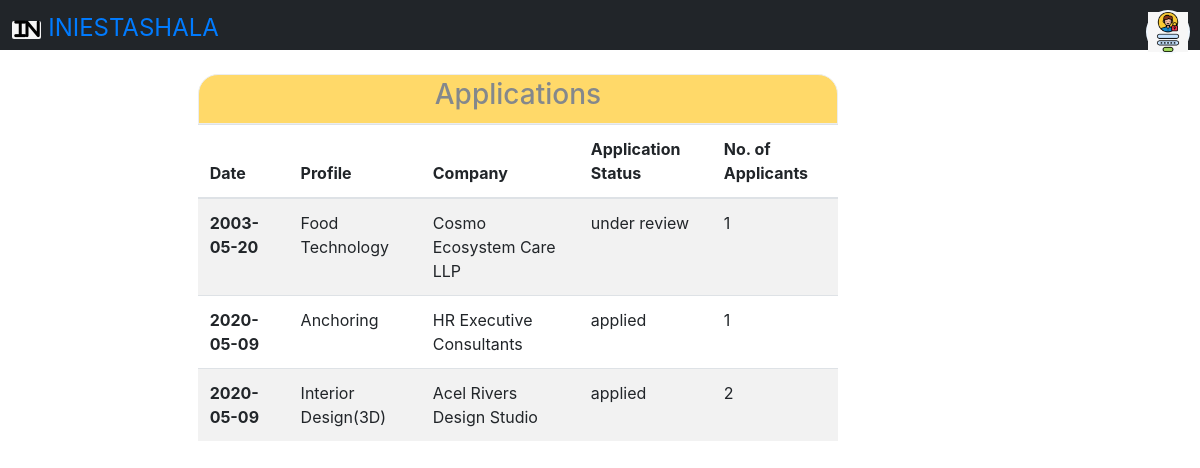
Page /internship_status.php (signed in) on the committed database.
### tables this page shows
CREATE TABLE IF NOT EXISTS `application` (
  `id` int(11) NOT NULL AUTO_INCREMENT,
  `company_id` varchar(11) NOT NULL,
  `applicant_id` varchar(100) DEFAULT NULL,
  `answers` varchar(1000) DEFAULT '',
  `date` varchar(30) NOT NULL,
  `app_status` varchar(50) NOT NULL DEFAULT 'applied',
  PRIMARY KEY (`id`)
);

CREATE TABLE IF NOT EXISTS `data` (
  `id` int(11) NOT NULL AUTO_INCREMENT,
  `job` varchar(50) DEFAULT NULL,
  `work_home` varchar(11) DEFAULT NULL,
  `partime` varchar(11) DEFAULT NULL,
  `start_date` varchar(30) DEFAULT NULL,
  `duration` varchar(11) DEFAULT NULL,
  `internship_women` varchar(11) DEFAULT NULL,
  `job_offer` varchar(11) DEFAULT NULL,
  `company_name` varchar(50) DEFAULT NULL,
  `location` varchar(50) DEFAULT NULL,
  `stipend` varchar(11) DEFAULT NULL,
  `posted_on` varchar(40) DEFAULT NULL,
  `apply_by` varchar(30) DEFAULT NULL,
  `category` varchar(150) DEFAULT NULL,
  `openings` varchar(11) DEFAULT NULL,
  `responsibility` varchar(1000) DEFAULT NULL,
  `perks` varchar(200) DEFAULT NULL,
  `skills` varchar(100) DEFAULT NULL,
  `questions` varchar(200) DEFAULT NULL,
  `description` varchar(1000) DEFAULT NULL,
  `owner` varchar(200) DEFAULT '',
  `approval_status` varchar(50) NOT NULL DEFAULT 'Not Approved',
  PRIMARY KEY (`id`)
);

### internship_status.php (the view, shortened to what this page needs)
<!DOCTYPE html>
<?php
include("connection.php");
if(!isset($_SESSION['id'])){
header('location: login.php?msg=kindly sign in first');
exit;
}
else
{ $now = time();
 if ($now > $_SESSION['expire']) {
            session_unset();
             session_destroy();
            echo "Your session has expired! <a href='registerStudent.php'>sign up here</a>";
}
        else {
        $querry2='select * from application where applicant_id="'.$_SESSION['id'].'"';
        $res2= mysqli_query($con, $querry2)or die(mysqli_errno($con));
        $count2= mysqli_num_rows($res2);
?>
<html lang="en">
<head>
    <link rel="stylesheet" href="https://stackpath.bootstrapcdn.com/bootstrap/4.4.1/css/bootstrap.min.css"
>
</head>
<body>
<?php include("header.php"); ?>
    <br>
    <div class="container-fluid">
        <div class="row justify-content-md-center">
            <div class="col-md-8">
                <div id="opacity" class="bg-warning text-dark border text-center">
                    <h3>Applications</h3>
                </div>
                <table class="table table-striped">
                    <thead>
                      <tr>
                        <th scope="col">Date</th>
                        <th scope="col">Profile</th>
                        <th scope="col">Company</th>
                        <th scope="col">Application Status</th>
                        <th scope="col">No. of Applicants</th>
                      </tr>
                    </thead>
                    <tbody>
     <?php   $i=0;
        while($i!=$count2){ ?>
                     <?php $out2= mysqli_fetch_array($res2);
                     $querry='select * from data where id='.(int)$out2['company_id'].'';
                     $res= mysqli_query($con, $querry);
                     $out= mysqli_fetch_array($res);
                     $querry3='select * from application where company_id="'.$out['id'].'"';
                     $res3= mysqli_query($con, $querry3);
                     $count3= mysqli_num_rows($res3);
                     ?>
                        <tr>
                        <th scope="row"><?php echo($out2['date']); ?></th>
                        <td><?php echo($out['job']); ?></td>
                        <td><?php echo($out['company_name']); ?></td>
                        <td><?php echo($out2['app_status']); ?></td>
                        <td><?php echo($count3); ?></td>
                      </tr>
        <?php $i++;}?>
                    </tbody>
                  </table>
            </div>
        </div>
    </div>
</body>
</html>
<?php }}?>

### header.php (shortened to what this page needs)
<!DOCTYPE html>
<html>
    <head>
        <link rel="stylesheet" href="navbar.css">
    </head>
    <body>
        <div class="head">
            <a class="brand" style="font-size:x-large;" href="#"><i class="fab">in</i> INIESTASHALA</a>
            <div class="menu">
                <div class="imgwrap"><img style="width: 40px; height: 40px;" src="login.jpeg"></div>
            </div>
        </div>
    </body>
</html>

### navbar.css (style rules this page uses)
* { margin: 0px; padding: 0px; }
.head { min-height: 40px; height: 50px; padding: 0.8% 0.1% 0.5% 1%; background-color: #212529; }
.imgwrap { margin-right: 5%; padding: 2px; border-radius: 50%; align-content: center; max-width: fit-content; background-color: aliceblue; float: right; }
.menu { float: right; width: 15%; margin: 0% 0% 0px 0px; padding: 0% 0% 0.5% 0.5%; color: white; min-width: 170px; }
.brand { font-family: -apple-system,BlinkMacSystemFont,"Segoe UI",Roboto,"Helvetica Neue",Arial,"Noto Sans",sans-serif,"Apple Color Emoji","Segoe UI Emoji","Segoe UI Symbol","Noto Color Emoji";; }
.fab { border-radius: 2px; background-color: whitesmoke; padding: 0px 0.2%; color: black; font-size: large; font-weight: bolder; font-family: "Font Awesome 5 Brands"; }

### internship_status.php (style rules this page uses)
#opacity { opacity: 0.6; border-radius: 20px 20px 0 0; padding: 0.5% 0; }

### rows in the picture
application: date "2003-05-20", app_status "under review"
data: job "Food Technology", company_name "Cosmo Ecosystem Care LLP"
application: date "2020-05-09", app_status "applied"
data: job "Anchoring", company_name "HR Executive Consultants"
application: date "2020-05-09", app_status "applied"
data: job "Interior Design(3D)", company_name "Acel Rivers Design Studio"

### other values in the picture
$count3 "1"
$count3 "2"
